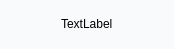
<?xml version="1.0" encoding="UTF-8"?>
<ui version="4.0">
 <class>PlayProgressPromptW</class>
 <widget class="QWidget" name="PlayProgressPromptW">
  <property name="geometry">
   <rect>
    <x>0</x>
    <y>0</y>
    <width>174</width>
    <height>49</height>
   </rect>
  </property>
  <property name="sizePolicy">
   <sizepolicy hsizetype="Maximum" vsizetype="Maximum">
    <horstretch>0</horstretch>
    <verstretch>0</verstretch>
   </sizepolicy>
  </property>
  <property name="windowTitle">
   <string>Form</string>
  </property>
  <property name="styleSheet">
   <string notr="true">background-color: hsl(210, 50%, 98%);</string>
  </property>
  <layout class="QHBoxLayout" name="horizontalLayout">
   <property name="spacing">
    <number>0</number>
   </property>
   <property name="leftMargin">
    <number>2</number>
   </property>
   <property name="topMargin">
    <number>1</number>
   </property>
   <property name="rightMargin">
    <number>2</number>
   </property>
   <property name="bottomMargin">
    <number>1</number>
   </property>
   <item>
    <widget class="QLabel" name="PlayProgressPromp_text">
     <property name="sizePolicy">
      <sizepolicy hsizetype="Maximum" vsizetype="Maximum">
       <horstretch>0</horstretch>
       <verstretch>0</verstretch>
      </sizepolicy>
     </property>
     <property name="styleSheet">
      <string notr="true">font: 500 10pt &quot;思源黑体 CN VF Medium&quot;;
color: rgb(0, 0, 0);</string>
     </property>
     <property name="text">
      <string>TextLabel</string>
     </property>
    </widget>
   </item>
  </layout>
 </widget>
 <resources/>
 <connections/>
</ui>
